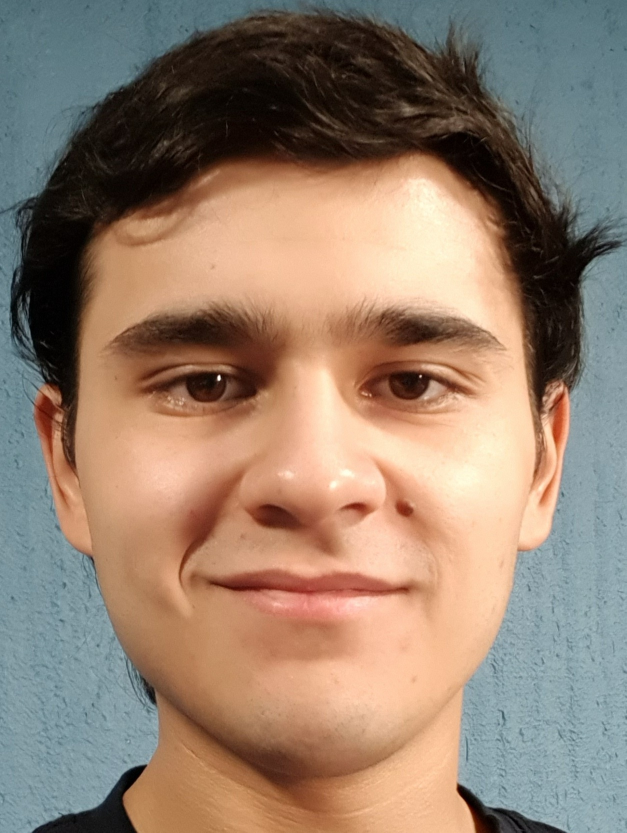
#> input picture data/face_images/cristobal_guerra.jpg, 1253 x 1665 px (shown at 1/2 size)
$ python -i face_utils.py   (imports and definitions only)
#> lines starting #> are read from the running program, lines starting #| are printed output that depends on the picture
#> further down, picture is the input picture: shape (1665, 1253, 3); mean B, G, R 110.5, 127.4, 148.5
import cv2
import numpy as np
import imagehash
from PIL import Image


# [77 lines left out: functions read_image, process_detections, extract_faces, not called in this run]


def normalize_face(face_img):
    """
    Normaliza una imagen de cara para mejorar el reconocimiento
    Aplica corrección de iluminación y mejora de contraste

    Args:
        face_img: Imagen de la cara (numpy array BGR)

    Returns:
        Imagen normalizada
    """
    # Convertir a LAB para trabajar con luminosidad
    lab = cv2.cvtColor(face_img, cv2.COLOR_BGR2LAB)
#> lab: shape (1665, 1253, 3); mean of channels 0, 1, 2 138.1, 134.5, 140.4
    l, a, b = cv2.split(lab)
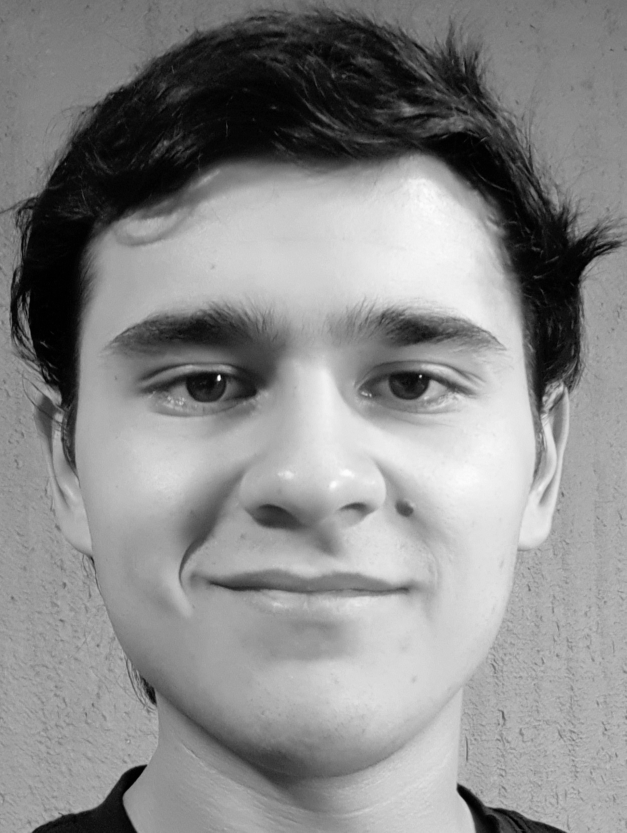
#> l: shape (1665, 1253) (shown at 1/2 size); min 0, max 254, mean 138.1
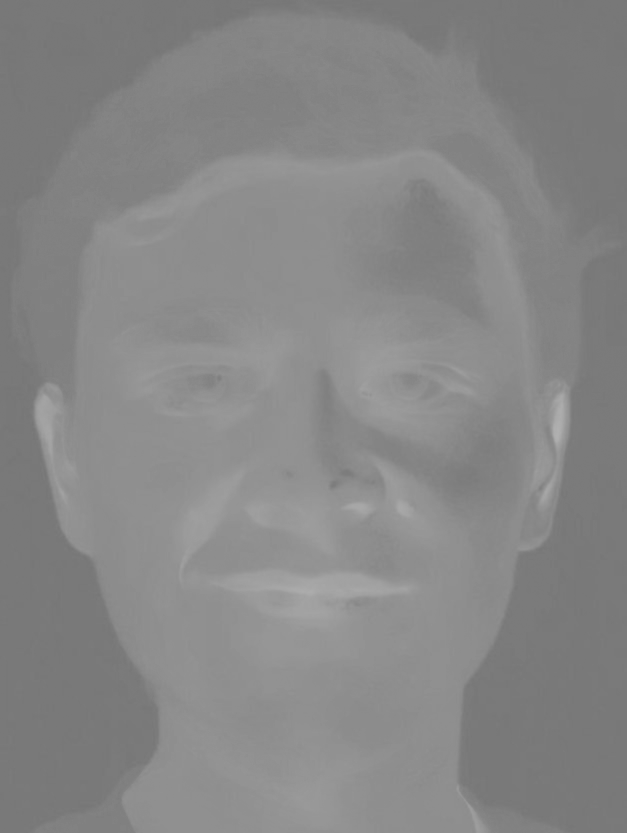
#> a: shape (1665, 1253) (shown at 1/2 size); min 117, max 176, mean 134.5

    # Ecualización adaptativa de histograma en canal L
    clahe = cv2.createCLAHE(clipLimit=2.0, tileGridSize=(8, 8))
    l_equalized = clahe.apply(l)
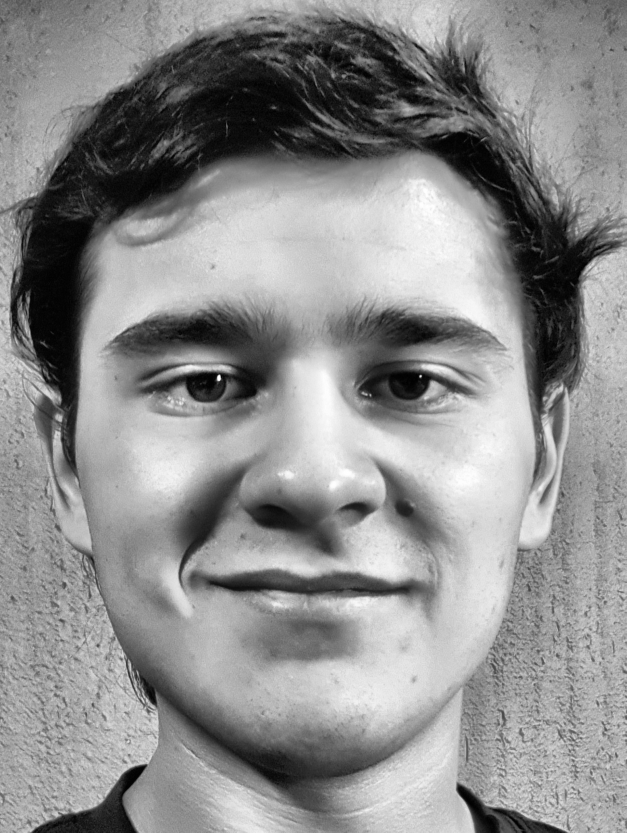
#> l_equalized: shape (1665, 1253) (shown at 1/2 size); min 0, max 255, mean 141.1

    # Recombinar canales
    lab_equalized = cv2.merge([l_equalized, a, b])
#> lab_equalized: shape (1665, 1253, 3); mean of channels 0, 1, 2 141.1, 134.5, 140.4

    # Convertir de vuelta a BGR
    normalized = cv2.cvtColor(lab_equalized, cv2.COLOR_LAB2BGR)
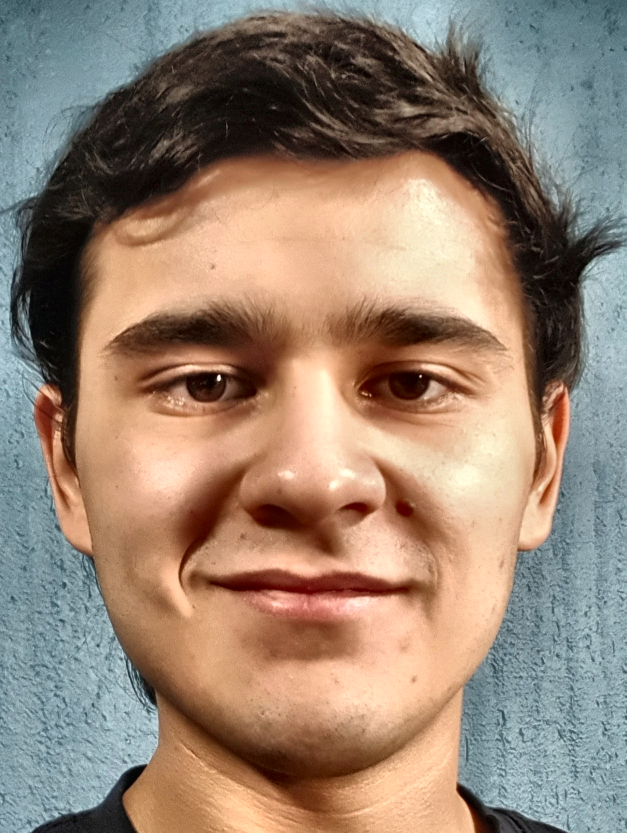
#> normalized: shape (1665, 1253, 3) (shown at 1/2 size); mean B, G, R 113.9, 130.5, 150.8

    return normalized


# [451 lines left out: functions hash_image_multi, hash_faces, rotate_image, match_faces, calcular_iou, hamming_distance and 3 more, not called in this run]

>>> import cv2
>>> picture = cv2.imread('../data/face_images/cristobal_guerra.jpg')
>>> result = normalize_face(picture)
